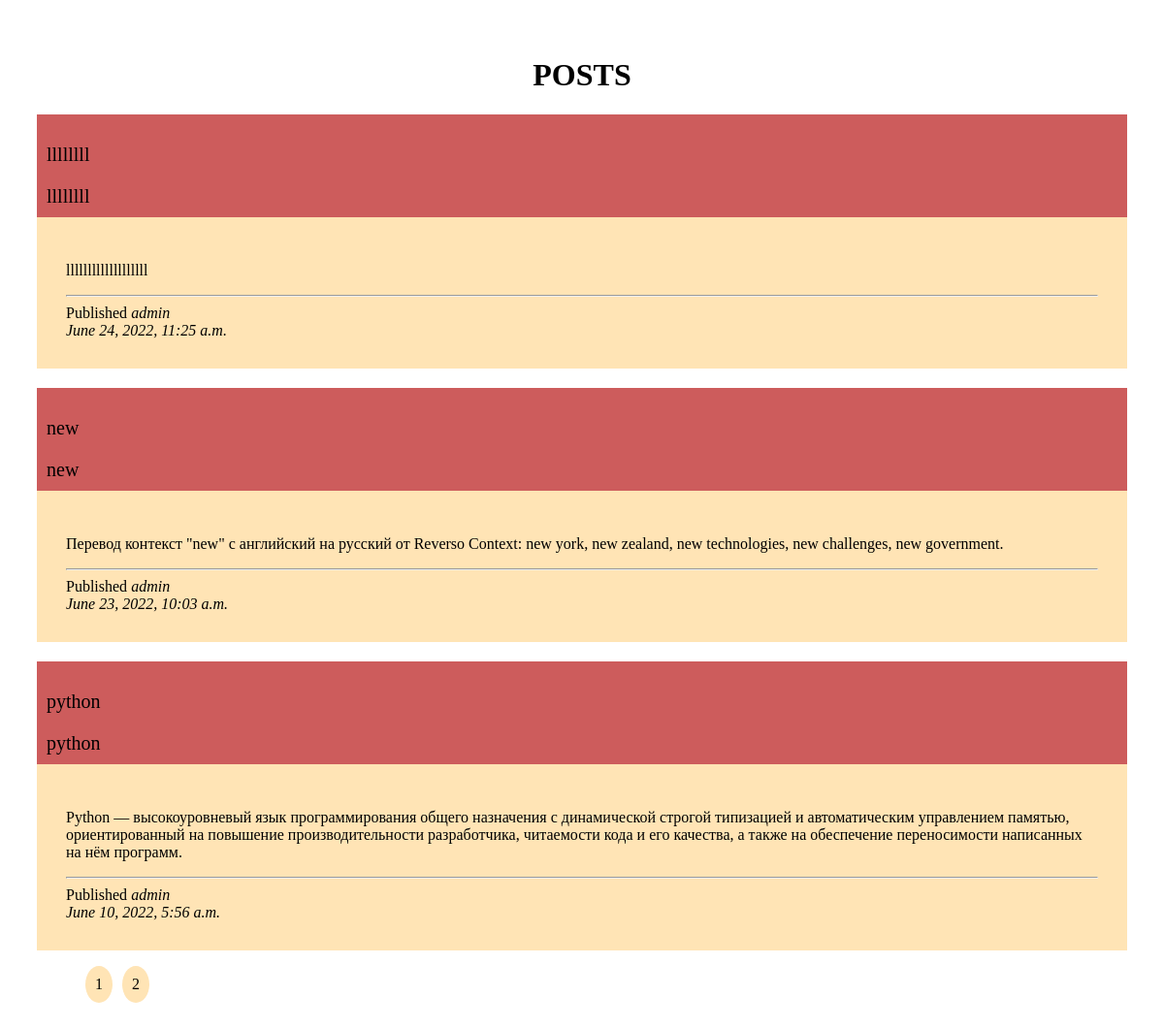
The page /myblog/ on the database its author committed.
### newblog/models.py (models this page shows, shortened)
class Post (models.Model):
    STATUS_CHOICES = (
        ('draft', 'Draft'),
        ('published', 'Published'),
    )
    title=models.CharField(max_length=250)
    slug=models.SlugField(max_length=250,unique_for_date='publish')
    author=models.ForeignKey(User,on_delete=models.CASCADE,related_name='blog_post')
    body=models.TextField()
    publish=models.DateTimeField(default=timezone.now)
    created=models.DateTimeField(auto_now_add=True)
    updated=models.DateTimeField(auto_now=True)
    status=models.CharField(max_length=10,choices=STATUS_CHOICES,default='draft')
    object = models.Manager()
    published = PublishedManager()
    class Meta:
        ordering=('-publish',)
    def get_absolute_url(self):
        return reverse('newblog:post_detail', args=[self.publish.year,self.publish.month, self.publish.day,self.slug])

### newblog/views.py (the view)
# urls.py: path('',views.post_list,name='post_list'),
def post_list(request):
    object_list=Post.published.all()
    pagnitor=Paginator(object_list,3)
    page=request.GET.get('page')
    try:
        posts=pagnitor.page(page)
    except PageNotAnInteger:
        posts=pagnitor.page(1)
    except EmptyPage:
        posts=pagnitor.page(pagnitor.num_pages)
    return render(request, 'newblog/index.html', {'page':page , 'posts': posts})

### newblog/models.py (called while the page is built)
    def get_queryset(self):
        return super().get_queryset().filter(status='published')

### newblog/templates/newblog/index.html (shortened to what this page needs)
<!DOCTYPE html>
{% load static %}
<html lang="en">
<head>
    <link  href="{% static 'css/blog.css' %}" rel="stylesheet">
</head>
<body>
<h1>POSTS</h1>
{% for post in posts%}
<div class="title">
<p>{{post.title}}</p>
    <a href="{{post.get_absolute_url}}">{{post.title}}</a>
</div>
<div class="body1">
<p>{{post.body}}</p>
<hr>
    Published
<span>{{post.author}}</span><br>
<span>{{post.publish}}</span>
</div>
{% endfor %}
<ul class="ul_1">
{% for p in posts.paginator.page_range %}
<li class="li_1">
<a href="?page={{p}}">{{p}}</a>
    </li>
{% endfor %}
</ul>
</body>
</html>

### newblog/static/css/blog.css (style rules this page uses)
body { padding:30px; }
h1 { text-align:center; }
.title { background-color:#CD5C5C; padding:10px; font-size:20px; margin-top:20px; }
span { font-style:italic; }
.body1 { background-color:#FFE4B5; padding:30px; }
.ul_1 { display:flex; list-style:none; }
.li_1 { margin-left:10px; padding:10px; background:#FFE4B5; border-radius:50%; }
a { text-decoration:none; color:black; }

### rows shown on the page
Post: title "llllllll", body "lllllllllllllllllll", author "admin", publish "June 24, 2022, 11:25 a.m."
Post: title "new", body "Перевод контекст \"new\" c английский на русский от Reverso Context: new york, new zealand, new technologies, new challenges, new government.", author "admin", publish "June 23, 2022, 10:03 a.m."
Post: title "python", body "Python — высокоуровневый язык программирования общего назначения с динамической строгой типизацией и автоматическим управлением памятью, ориентированный на повышение производительности разработчика, читаемости кода и его качества, а также на обеспечение переносимости написанных на нём программ.", author "admin", publish "June 10, 2022, 5:56 a.m."

### other values the page prints
{{ p }} "1" "2"
